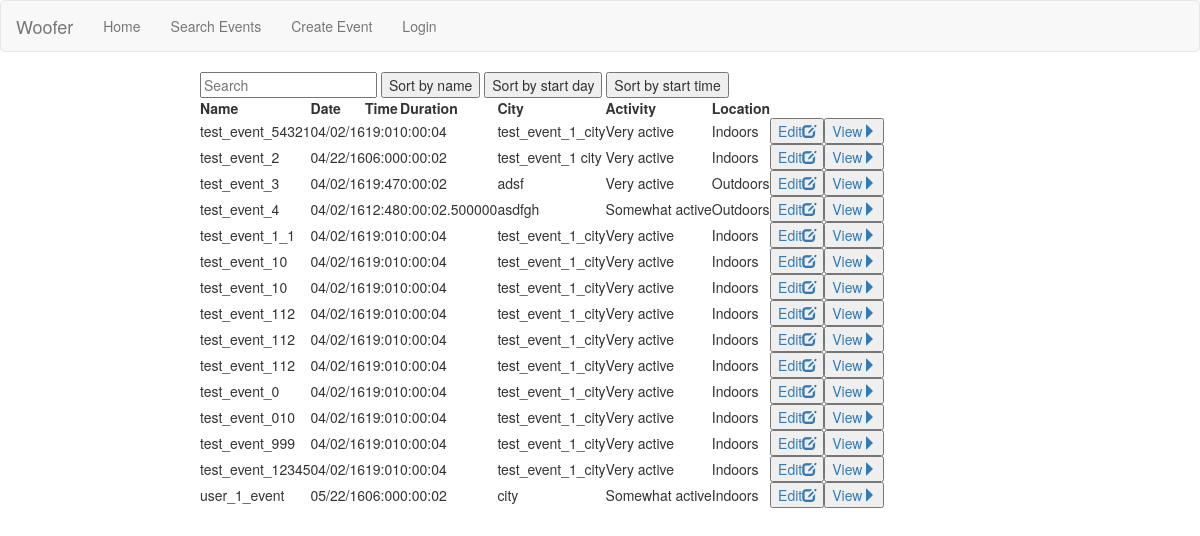
Screenshot of /event_list/ with the database file from the repository.
### woofer/models.py (models this page shows, shortened)
class Event(models.Model):
    id = models.AutoField(primary_key=True)
    name = models.CharField(max_length=50)
    user = models.ForeignKey(User, on_delete=models.CASCADE)
    address = models.CharField(max_length=100)
    city = models.CharField(max_length=30)
    zipcode = models.IntegerField()
    start_day = models.DateField(auto_now=False, auto_now_add=False)
    start_time = models.TimeField(auto_now=False, auto_now_add=False)
    duration = models.DurationField()
    description = models.TextField()
    attendance_cap = models.IntegerField(default=0)
    INDOOR = 'I'
    OUTDOOR = 'O'
    LOCATION_CHOICES = (
            (INDOOR, 'Indoors'),
            (OUTDOOR, 'Outdoors')
        )
    location = models.CharField(max_length=1, choices=LOCATION_CHOICES)
    LOW = 'LO'
    MEDIUM = 'MD'
    HIGH = 'HI'
    ACTIVITY_CHOICES = (
            (LOW, 'Not active'),
            (MEDIUM, 'Somewhat active'),
            (HIGH, 'Very active')
        )
    activity = models.CharField(max_length=2, choices=ACTIVITY_CHOICES)
    def get_formatted_date(self):
        if self.start_day:
            return self.start_day.strftime("%m/%d/%y")
    def get_formatted_time(self):
        if self.start_time:
            return self.start_time.strftime("%H:%M")

### woofer/views/event_views.py (the view)
# urls.py: url(r'^event_list/$', event_views.view_event_list, name='event-list'),
def view_event_list(request):
    events = Event.objects.all()
    return render(request, 'woofer/events/event_list.html',{ 'events' : events })

### woofer/templates/woofer/events/event_list.html (shortened to what this page needs)
{% extends 'woofer/pageframe.html' %}
{% block content %}
<div id="events">
    <input class="search" placeholder="Search" />
    <button class="sort" data-sort="name">Sort by name</button>
    <button class="sort" data-sort="start_day">Sort by start day</button>
    <button class="sort" data-sort="start_time">Sort by start time</button>
  <table>
    <thead>
      <tr>
        <th>Name</th>
        <th>Date</th>
        <th>Time</th>
        <th>Duration</th>
        <th>City</th>
        <th>Activity</th>
        <th>Location</th>
      </tr>
    </thead>
    <tbody class="list">
      {% for event in events %}
        <tr>
          <td class="name">{{ event.name }}</td>
          <td class="start_day">{{ event.get_formatted_date }}</td>
          <td class="start_time">{{ event.get_formatted_time }}</td>
          <td class="duration">{{ event.duration }}</td>
          <td class="city">{{ event.city }}</td>
          <td class="activity">{{ event.get_activity_display }}</td>
          <td class="location">{{ event.get_location_display }}</td>
          <td><a href="{% url 'edit-event' event.id %}" ><button class="">Edit<span class="glyphicon glyphicon-edit" aria-hidden="true"></span></button></a></td>
          <td><a href="{% url 'view-event' event.id %}" ><button class="">View<span class="glyphicon glyphicon-triangle-right" aria-hidden="true"></span></button></a></td>
        </tr>
      {% endfor %}
    </tbody>
  </table>
</div>
{% endblock %}

### rows the page displays
Event: name "test_event_54321", get_formatted_date "04/02/16", get_formatted_time "19:01", duration "0:00:04", city "test_event_1_city", activity "Very active", location "Indoors"
Event: name "test_event_2", get_formatted_date "04/22/16", get_formatted_time "06:00", duration "0:00:02", city "test_event_1 city", activity "Very active", location "Indoors"
Event: name "test_event_3", get_formatted_date "04/02/16", get_formatted_time "19:47", duration "0:00:02", city "adsf", activity "Very active", location "Outdoors"
Event: name "test_event_4", get_formatted_date "04/02/16", get_formatted_time "12:48", duration "0:00:02.500000", city "asdfgh", activity "Somewhat active", location "Outdoors"
Event: name "test_event_1_1", get_formatted_date "04/02/16", get_formatted_time "19:01", duration "0:00:04", city "test_event_1_city", activity "Very active", location "Indoors"
Event: name "test_event_10", get_formatted_date "04/02/16", get_formatted_time "19:01", duration "0:00:04", city "test_event_1_city", activity "Very active", location "Indoors"
Event: name "test_event_10", get_formatted_date "04/02/16", get_formatted_time "19:01", duration "0:00:04", city "test_event_1_city", activity "Very active", location "Indoors"
Event: name "test_event_112", get_formatted_date "04/02/16", get_formatted_time "19:01", duration "0:00:04", city "test_event_1_city", activity "Very active", location "Indoors"
Event: name "test_event_112", get_formatted_date "04/02/16", get_formatted_time "19:01", duration "0:00:04", city "test_event_1_city", activity "Very active", location "Indoors"
Event: name "test_event_112", get_formatted_date "04/02/16", get_formatted_time "19:01", duration "0:00:04", city "test_event_1_city", activity "Very active", location "Indoors"
Event: name "test_event_0", get_formatted_date "04/02/16", get_formatted_time "19:01", duration "0:00:04", city "test_event_1_city", activity "Very active", location "Indoors"
Event: name "test_event_010", get_formatted_date "04/02/16", get_formatted_time "19:01", duration "0:00:04", city "test_event_1_city", activity "Very active", location "Indoors"
Event: name "test_event_999", get_formatted_date "04/02/16", get_formatted_time "19:01", duration "0:00:04", city "test_event_1_city", activity "Very active", location "Indoors"
Event: name "test_event_12345", get_formatted_date "04/02/16", get_formatted_time "19:01", duration "0:00:04", city "test_event_1_city", activity "Very active", location "Indoors"
Event: name "user_1_event", get_formatted_date "05/22/16", get_formatted_time "06:00", duration "0:00:02", city "city", activity "Somewhat active", location "Indoors"
